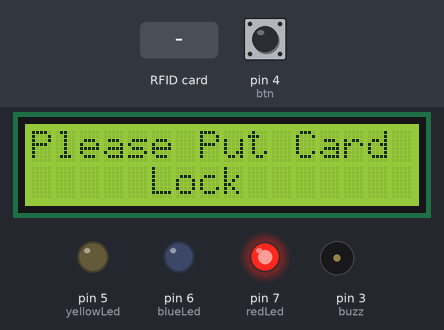
The sketch below on a simulated Arduino Uno, built with avr-gcc and run on an emulated ATmega328P. On the bench: 16×2 character LCD, output pins drawn as LEDs (lit = HIGH), buzzer (waves = sounding). Inputs (shaded band) come from the test bench; at power-on: pin 4 (btn) LOW. EEPROM starts erased; pins used as bus, display or sensor lines are not drawn.

Above: at 2.6 s.
2.7 s: pin 4 (btn) pulled HIGH for 0.15 s
At 4.1 s:
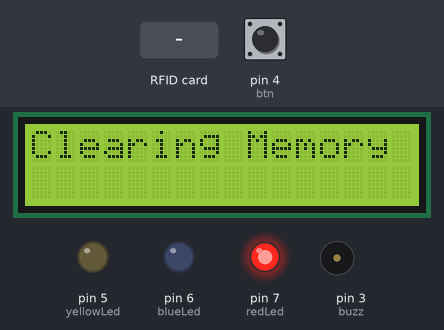
5.8 s: RFID card 5E 7A 19 C4 held to the reader
At 10.2 s:
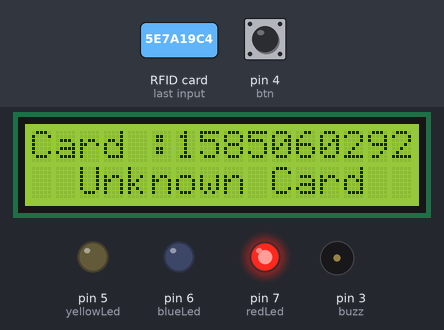
11.8 s: pin 4 (btn) pulled HIGH for 1 s
At 15.7 s:
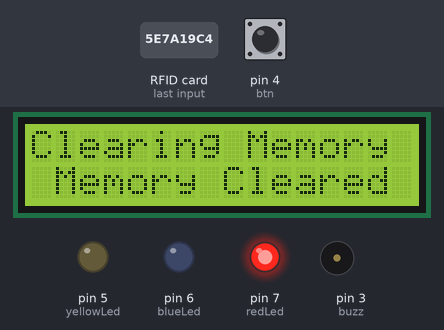
15.8 s: pin 4 (btn) pulled HIGH for 3.2 s
At 17.9 s:
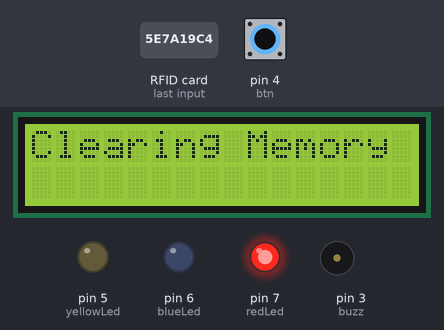
Timing chart, 0 to 23.0 s (numbered marks = the images above; inputs shaded):
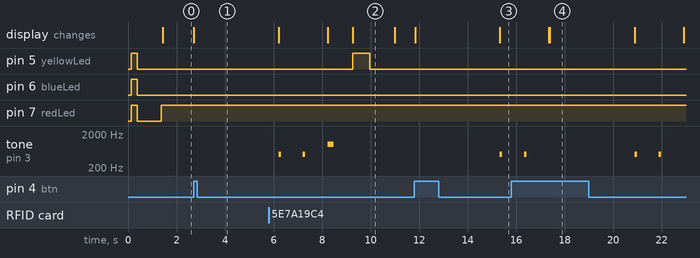

Measured:
- after the input at 2.7 s, the display: changes at once (image 1)
- after the input at 5.8 s, pin 5 (yellowLed): LOW → HIGH after 3.5 s, → LOW 0.70 s later; the display: first differs from a run without the input after 3.5 s (image 2)
- after the input at 11.8 s, tone on pin 3 (buzz): silent → 500 Hz after 3.5 s, → silent 0.10 s later; the display: first changes at once (image 3 shows a later state)
- after the input at 15.8 s, the display: first differs from a run without the input after 1.6 s (image 4)
- by itself, tone on pin 3 (buzz): plays 500 Hz for 0.10 s, 500 Hz for 0.10 s, 1000 Hz for 0.25 s
- what the display in image 2 shows lasts 1.7 s, from 9.3 s to 11.0 s

The sketch:

RFIDWithLCD.ino
```cpp
#include<EEPROM.h>
#include<MFRC522.h>
#include<SPI.h>

#include <Wire.h>
#include <LiquidCrystal_I2C.h>
// Set the LCD address to 0x27 for a 16 chars and 2 line display
LiquidCrystal_I2C lcd(0x27, 16, 2);

#define SSPin 10
#define RSTPin 9
MFRC522 mfrc522(SSPin, RSTPin );

unsigned long uidDec, uidDecTemp;
int ARRAYindexUIDcard;
int EEPROMstartAddr;
unsigned long CardUIDeEPROMread[] = {0,1,2,3,4,5,6,7,8,9};


const int yellowLed = 5;
const int blueLed = 6;
const int redLed = 7;
const int btn = 4;
const int buzz = 3;
int btnValue = 0;
int state =0;
long adminID = 434161364;
int LockSwitch;
int f=0;

int cardReaded = 0;
void setup() {
  // initialize the LCD
  lcd.begin();
  // Turn on the blacklight and print a message.
  lcd.backlight();


  SPI.begin();
  mfrc522.PCD_Init();
  EEPROM.begin();
  Serial.begin(9600);

  pinMode(btn, INPUT);
  pinMode(redLed, OUTPUT);
  pinMode(yellowLed, OUTPUT);
  pinMode(blueLed, OUTPUT);
  pinMode(buzz, OUTPUT);

  lcd.print("................");
  displayAllLed();
  //digitalWrite(buzz, 1);
  delay(1000);
  lock();
  displayWaitCard();
  EEPROMreadUIDcard();

}

void loop() {
  if(digitalRead(btn)){
    clearEEPROM();
    EEPROMreadUIDcard();
  }

  //Look for new cards.
  if ( ! mfrc522.PICC_IsNewCardPresent()) {
    return;
  }

  //Select one of the cards.
  if ( ! mfrc522.PICC_ReadCardSerial()) {
    return;
  }
   tone( 3, 1000, 250);
  delay(1000);
  //Read "UID".
  for (byte i = 0; i < mfrc522.uid.size; i++)
  {
    uidDecTemp = mfrc522.uid.uidByte[i];
    uidDec = uidDec * 256 + uidDecTemp;
  }

  if(uidDec == adminID || LockSwitch >0){
    EEPROMwriteUIDcard();
  }

  if(LockSwitch == 0){
    for (ARRAYindexUIDcard = 0; ARRAYindexUIDcard <= 9; ARRAYindexUIDcard++)
    {
      if (CardUIDeEPROMread[ARRAYindexUIDcard] > 0)
      {
        if (CardUIDeEPROMread[ARRAYindexUIDcard] == uidDec)
        {
          tone( 3, 5000, 500);
           delay(1000);
           tone( 3, 5000, 500);
           delay(1000);
          unlock();

          lcd.clear();
          lcd.setCursor(0, 0);
          lcd.print("Card :"); lcd.print(uidDec);

          lcd.setCursor(5,1);
          lcd.print("Unlock  ");
          lcd.setCursor(14, 1);
          for(int i=9  ; i>=0; i--){
            delay(500);
            lcd.setCursor(13, 1);
            lcd.print(i);
            lcd.setCursor(15, 1);
            lcd.print("s");
          }
          break;
        }
      }
    }

    if(ARRAYindexUIDcard == 10){

      lcd.clear();
      lcd.setCursor(0, 0);
      lcd.print("Card :"); lcd.print(uidDec);

      lcd.setCursor(2,1);
      lcd.print("Unknown Card");

      digitalWrite(yellowLed, 1);

      delay(700);
      digitalWrite(yellowLed, 0);

    }
    delay(1000);
    lock();
    ARRAYindexUIDcard = 0;
    displayWaitCard();
  }
}
void EEPROMwriteUIDcard(){
  if(LockSwitch == 0){
    lcd.clear();
    lcd.setCursor(1, 0);
    lcd.print("Recording Card");
    delay(500);

  }
  if(LockSwitch== 1){
    lcd.clear();
  }
  if(LockSwitch >0){
    if(uidDec == adminID){
      //lcd.setCursor(0, 1);
      //lcd.print("Skip Record : ");
      //lcd.print(EEPROMstartAddr/5);
      for(int i=EEPROMstartAddr/5; i<10; i++){
        EEPROMstartAddr += 5;
      }
      //EEPROMstartAddr += 5;

      delay(500);
    }
    else{
      EEPROM.write(EEPROMstartAddr, uidDec & 0xFF);
      EEPROM.write(EEPROMstartAddr + 1, (uidDec & 0xFF00) >> 8);
      EEPROM.write(EEPROMstartAddr + 2, (uidDec & 0xFF0000) >> 16);
      EEPROM.write(EEPROMstartAddr + 3, (uidDec & 0xFF000000) >> 24);
      EEPROM.end();  // EEPROM.commit();
      delay(10);
      lcd.setCursor(0, 0);
      cardReaded = (EEPROMstartAddr/5)+1;
      lcd.print("Recorded : ");  lcd.print(cardReaded);


      EEPROMstartAddr += 5;
      delay(500);

    }
  }
  LockSwitch++;

  if(EEPROMstartAddr/5 ==10){
    //lcd.clear();
    lcd.setCursor(5, 1);
    lcd.print("Saved : ");  lcd.print(cardReaded);
    delay(500);
    tone( 3, 2000, 500);
           delay(1000);


    EEPROMstartAddr = 0;
    uidDec = 0;
    ARRAYindexUIDcard = 0;
    EEPROMreadUIDcard();
  }

}
void EEPROMreadUIDcard(){
  for(int i=0; i<= 9; i++){
     byte val = EEPROM.read(EEPROMstartAddr + 3);
    CardUIDeEPROMread[ARRAYindexUIDcard] = (CardUIDeEPROMread[ARRAYindexUIDcard] << 8) | val;
    val = EEPROM.read(EEPROMstartAddr + 2);
    CardUIDeEPROMread[ARRAYindexUIDcard] = (CardUIDeEPROMread[ARRAYindexUIDcard] << 8) | val;
    val = EEPROM.read(EEPROMstartAddr + 1);
    CardUIDeEPROMread[ARRAYindexUIDcard] = (CardUIDeEPROMread[ARRAYindexUIDcard] << 8) | val;
    val = EEPROM.read(EEPROMstartAddr);
    CardUIDeEPROMread[ARRAYindexUIDcard] = (CardUIDeEPROMread[ARRAYindexUIDcard] << 8) | val;

    ARRAYindexUIDcard++;
    EEPROMstartAddr += 5;
  }

   ARRAYindexUIDcard = 0;
    EEPROMstartAddr = 0;
    uidDec = 0;
    LockSwitch = 0;
    displayWaitCard();
}
void displayWaitCard(){
  lcd.clear();
  lcd.setCursor(0, 0);
  lcd.print("Please Put Card");
  lcd.setCursor(5, 1);
  lcd.print("Lock");

}
void lock(){
  digitalWrite(redLed, 1);
  digitalWrite(yellowLed, 0);
  digitalWrite(blueLed, 0);
}
void unlock(){
  digitalWrite(redLed, 0);
  digitalWrite(yellowLed, 0);
  digitalWrite(blueLed, 1);
}
void yellowBlink(){
   digitalWrite(yellowLed, 1);
   delay(500);
   digitalWrite(yellowLed, 0);
   delay(200);
    digitalWrite(yellowLed, 1);
   delay(500);
   digitalWrite(yellowLed, 0);
}
void clearEEPROM(){
  lcd.clear();
  lcd.setCursor(0, 0);
  lcd.print("Clearing Memory");

   for(int i=0; i<EEPROM.length(); i++){
    EEPROM.write(i, 0);
  }

  lcd.setCursor(1, 1);
  lcd.print("Memory Cleared");

  tone( 3, 500, 100);
  delay(1000);
  tone( 3, 500, 100);
  delay(1000);
}

void displayAllLed(){
  digitalWrite(redLed, 1);
  digitalWrite(yellowLed, 1);
  digitalWrite(blueLed, 1);
  delay(250);
  digitalWrite(redLed, 0);
  digitalWrite(yellowLed, 0);
  digitalWrite(blueLed, 0);

}
```
